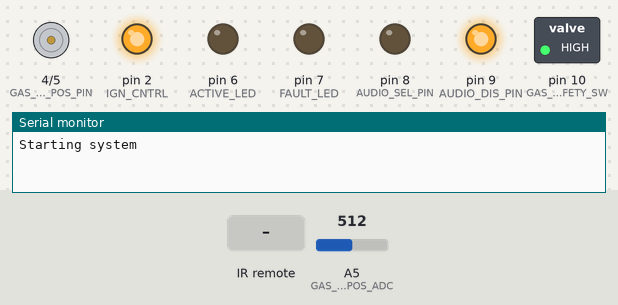
A sketch run on a simulated Arduino Uno, built with avr-gcc and run on an emulated ATmega328P. On the bench: motor-driver pin pairs drawn as motors (green arrow = first pin HIGH = forward, orange = second pin HIGH = backward, longer = more drive), switched loads named in the sketch (green lamp = pin HIGH), output pins drawn as LEDs (lit = HIGH), the last lines printed to the serial monitor. Inputs (shaded band) come from the test bench; at power-on: A5 (GAS_VALVE_POS_ADC) = 512.

Above: at 1.2 s.
1.3 s: infrared code 0xC101E57B received
At 2.5 s:
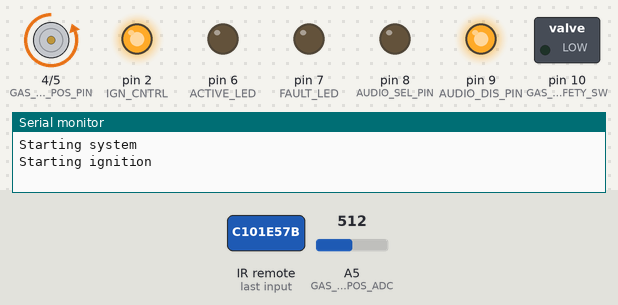
2.8 s: A5 (GAS_VALVE_POS_ADC) set to 367
4.3 s: A5 (GAS_VALVE_POS_ADC) set to 338
At 4.8 s:
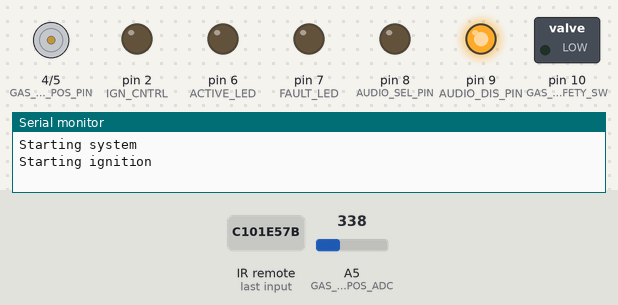
5.8 s: A5 (GAS_VALVE_POS_ADC) set to 511
At 8.3 s:
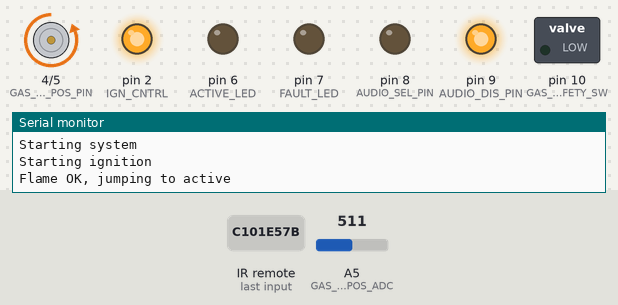
8.8 s: A5 (GAS_VALVE_POS_ADC) set to 491
At 9.4 s:
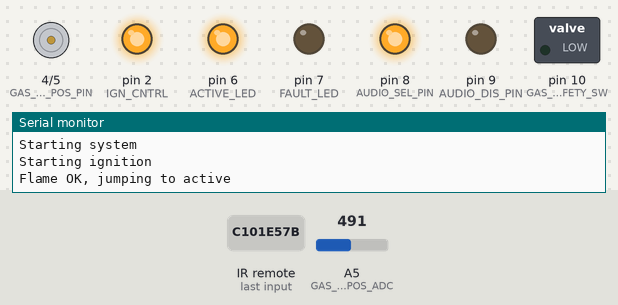
10.3 s: infrared code 0x97483BFB received
At 11.7 s:
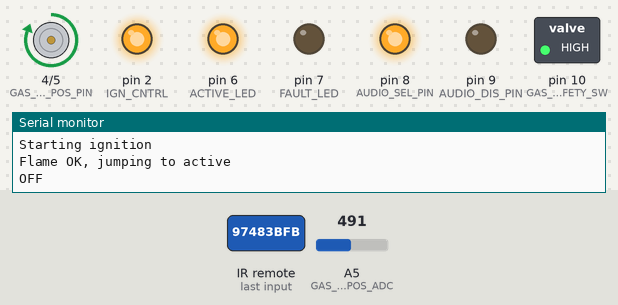
Timing chart, 0 to 12.8 s (numbered marks = the images above; inputs shaded):
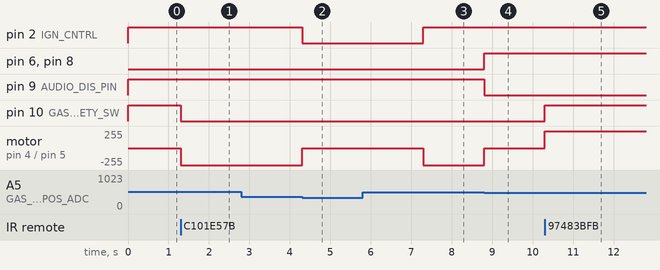

The sketch:

gas_cntrl_main.ino
```cpp
/**
 * Gas burner control software main loop.
 */
//------------------------------------------------
//Includes:
//--------------------------------------------------

#include <IRremote.h> //!< IR control library

//------------------------------------------------
//Defines:
//--------------------------------------------------

//#define AIR_SENSOR_0    0
//#deifne AIR_SENSOR_1    1
#define AIR_Q_THRES     300 //!< air quality sensor's threshold value to detect gas or smoke

//#define FLAME_CH0       2
//#define FLAME_CH1       3
//#define FLAME_CH2       4
#define FLAME_THRES     600  //!< IR flame sensor threshold value to detect that flame is burning

#define IGN_CNTRL       2
#define IGN_TIME        3 //!< ignition spark on time in seconds

int RECV_PIN = 11;  //!< IR remote receiver pin number
#define RC_ON           0xC101E57B  //!< IR command to power on
#define RC_OFF          0x97483BFB  //!< IR command to power off
#define RC_UP           0x511DBB  //!< IR command to increase gas flow
#define RC_DOWN         0xA3C8EDDB  //!< IR command to decrease gas flow

#define GAS_VALVE_POS_PIN   4 //!< gas valve positive direction control pin
#define GAS_VALVE_NEG_PIN   5 //!< gas valve negative direction control pin
#define GAS_VALVE_POS_ADC   5 //!< gas valve position ADC pin
//#define GAS_VALVE_MAX_POS   980 //!< gas valve max position value
#define GAS_VALVE_MAX_POS   350 //!< gas valve max position value
#define GAS_VALVE_OFF_POS   750
#define GAS_VALVE_TYP_POS   500
#define GAS_VALVE_ON        1
#define GAS_VALVE_OFF       0
#define GAS_VALVE_STOP      2
#define FLAME_STEP          20

#define GAS_VALVE_SAFETY_SW 10

#define ACTIVE_LED          6
#define FAULT_LED           7

#define AUDIO_SEL_PIN       8
#define AUDIO_DIS_PIN       9

enum fsm_states {fsm_idle,fsm_active,fsm_fault}; //!< FSM states
fsm_states curr_state = fsm_idle;

enum audio_states {audio_in_sig,alarm_sig,audio_off};

//------------------------------------------------
//Global variables:
//------------------------------------------------

IRrecv irrecv(RECV_PIN);
decode_results results;

unsigned char rc5_prev_toogle = 1;
unsigned char fault_ok_cntr = 0;
int valve_cur_pos = GAS_VALVE_TYP_POS;

//------------------------------------------------
//Functions:
//------------------------------------------------

void audio_cntrl(audio_states nxt_state);
boolean chck_air(unsigned int air_thres);
boolean chck_flame(unsigned int f_thres);
void ignition_spark_cntrl(unsigned int spark_on_dly);
boolean gas_valve_cntrl(unsigned int valve_pos);
void gas_valve_act(unsigned char state);

//-----------------------------------------------
//Setup function:
//-----------------------------------------------

void setup() {
  //Serial port setup for debug during development:
  Serial.begin(9600);

  //Setup ignition spark control pin:
  pinMode(IGN_CNTRL,OUTPUT);
  digitalWrite(IGN_CNTRL,HIGH); //Ignition control is active low

  //Setup RC-5 receiver:
  irrecv.enableIRIn(); // Start the receiver

  //Gas valve control pin setup:
  pinMode(GAS_VALVE_POS_PIN,OUTPUT);
  digitalWrite(GAS_VALVE_POS_PIN,LOW);
  pinMode(GAS_VALVE_NEG_PIN,OUTPUT);
  digitalWrite(GAS_VALVE_NEG_PIN,LOW);

  //Gas valve safety switch:
  pinMode(GAS_VALVE_SAFETY_SW,OUTPUT);
  digitalWrite(GAS_VALVE_SAFETY_SW,HIGH); //control is active low

  pinMode(ACTIVE_LED,OUTPUT);
  digitalWrite(ACTIVE_LED,LOW);
  pinMode(FAULT_LED,OUTPUT);
  digitalWrite(FAULT_LED,LOW);

  pinMode(AUDIO_SEL_PIN,OUTPUT);
  digitalWrite(AUDIO_SEL_PIN,LOW);
  pinMode(AUDIO_DIS_PIN,OUTPUT);
  digitalWrite(AUDIO_DIS_PIN,HIGH);
  Serial.println("Starting system");
}

//-----------------------------------------------
//Main loop function:
//-----------------------------------------------

void loop() {
  switch(curr_state)
  {
    case fsm_idle:                                    //IDLE state
      if (irrecv.decode(&results)) {
        if (results.value == RC_ON) {
          gas_valve_safety_switch(true);
          Serial.println("Starting ignition");
          gas_valve_cntrl(GAS_VALVE_MAX_POS);
          ignition_spark_cntrl(IGN_TIME);
          if (chck_flame(FLAME_THRES)) {
            Serial.println("Flame OK, jumping to active");
            gas_valve_cntrl(GAS_VALVE_TYP_POS);
            curr_state = fsm_active;
            digitalWrite(ACTIVE_LED,HIGH);
            valve_cur_pos = GAS_VALVE_TYP_POS;
            audio_cntrl(audio_in_sig);
          }
          else {
            Serial.println("Flame not OK, jumping to fault");
            gas_valve_safety_switch(false);
            gas_valve_cntrl(GAS_VALVE_OFF_POS);
            curr_state = fsm_fault;
            audio_cntrl(alarm_sig);
          }
        }
        irrecv.resume();
      }

      if (chck_air(AIR_Q_THRES)) {                   //Check air quality
        Serial.println("Jumping to fault");
        gas_valve_safety_switch(false);
        curr_state = fsm_fault;
        audio_cntrl(alarm_sig);
      }

      break;
    case fsm_active:                                //ACTIVE state
      if (irrecv.decode(&results)) {
        if (results.value == RC_OFF) {
          Serial.println("OFF");
          curr_state = fsm_idle;
          gas_valve_safety_switch(false);
          gas_valve_cntrl(GAS_VALVE_OFF_POS);
          audio_cntrl(audio_off);
        }
        else if (results.value == RC_UP) {
          if (valve_cur_pos >= (GAS_VALVE_MAX_POS + FLAME_STEP)) {
            Serial.println("UP");
            Serial.println(valve_cur_pos);
            valve_cur_pos -= FLAME_STEP;
            gas_valve_cntrl(valve_cur_pos);
          }
        }
        else if (results.value == RC_DOWN) {
          if (valve_cur_pos <= (GAS_VALVE_OFF_POS - FLAME_STEP)) {
            Serial.println("DOWN");
            Serial.println(valve_cur_pos);
            valve_cur_pos += FLAME_STEP;
            gas_valve_cntrl(valve_cur_pos);
          }
        }
        irrecv.resume();
      }

      if (chck_air(AIR_Q_THRES)) {                   //Check air quality
        Serial.println("Active fault");
        curr_state = fsm_fault;
        gas_valve_safety_switch(false);
        gas_valve_cntrl(GAS_VALVE_OFF_POS);
        audio_cntrl(alarm_sig);
      }
      break;
    case fsm_fault:                                 //FAULT state
      if (fault_ok_cntr < 60) {
        if (chck_air(AIR_Q_THRES)) {
          fault_ok_cntr = 0;
        }
        else {
          fault_ok_cntr++;
        }
      }
      else {
        Serial.println("Jumping to idle");
        curr_state = fsm_idle;
        audio_cntrl(audio_off);
      }
      digitalWrite(FAULT_LED,HIGH); //For blink of Fault LED, can be optimized
      delay(500);
      digitalWrite(FAULT_LED,LOW);
      delay(500);
      break;
  }
}

//------------------------------------------------
//Check air quality:
//------------------------------------------------

boolean chck_air(unsigned int air_thres)
{
  unsigned int data;
  unsigned int i;

//  for (i=0;i<2;i++)
//  {
//    data = analogRead(i);
//
//    if (data > air_thres)
//    {
//      return true;
//    }
//  }

  return false;
}

//------------------------------------------------
//Check flame detection sensor:
//------------------------------------------------

boolean chck_flame(unsigned int f_thres)
{
  unsigned int data;
  unsigned int i;

//  for (i=2;i<5;i++)
//  {
//    data = analogRead(i);
//
//    if (data > f_thres)
//    {
//      return false;
//    }
//
//    delay(5);
//  }

  return true;
}

//------------------------------------------------
//Control ignition spark:
//------------------------------------------------

void ignition_spark_cntrl(unsigned int spark_on_dly) //delay in seconds
{
  digitalWrite(IGN_CNTRL,LOW); //Start ignition
  delay(spark_on_dly * 1000);
  digitalWrite(IGN_CNTRL,HIGH); //Stop ignition
}

//------------------------------------------------
//Control for gas valve safety switch:
//------------------------------------------------

void gas_valve_safety_switch(bool state)
{
  if (state) {
    digitalWrite(GAS_VALVE_SAFETY_SW,LOW);
  }
  else {
    digitalWrite(GAS_VALVE_SAFETY_SW,HIGH);
  }
}

//------------------------------------------------
//Gas valve control:
//------------------------------------------------

boolean gas_valve_cntrl(unsigned int valve_pos)
{
  unsigned int cur_pos = analogRead(GAS_VALVE_POS_ADC);
  unsigned int prev_pos = 0;
  unsigned char iter = 0;

  if (valve_pos > GAS_VALVE_OFF_POS) {
    while (cur_pos < GAS_VALVE_OFF_POS) {
      gas_valve_act(GAS_VALVE_OFF);
      delay(1);
      cur_pos = analogRead(GAS_VALVE_POS_ADC);
    }
    gas_valve_act(GAS_VALVE_STOP);
  }
  else if (valve_pos < GAS_VALVE_MAX_POS) {
    while (cur_pos > GAS_VALVE_MAX_POS) {
      gas_valve_act(GAS_VALVE_ON);
      delay(1);
      cur_pos = analogRead(GAS_VALVE_POS_ADC);
    }
    gas_valve_act(GAS_VALVE_STOP);
  }
  else {
    if (valve_pos > cur_pos) {
      while(valve_pos > cur_pos) {
        gas_valve_act(GAS_VALVE_OFF);
        delay(1);
        cur_pos = analogRead(GAS_VALVE_POS_ADC);
      }
      gas_valve_act(GAS_VALVE_STOP);
    }
    else if (valve_pos < cur_pos) {
      while(valve_pos < cur_pos) {
        gas_valve_act(GAS_VALVE_ON);
        delay(1);
        cur_pos = analogRead(GAS_VALVE_POS_ADC);
      }
      gas_valve_act(GAS_VALVE_STOP);
    }
  }

  return true;
}

//------------------------------------------------
//Gas valve actuation functions:
//------------------------------------------------

void gas_valve_act(unsigned char state)
{
  if (state == GAS_VALVE_ON) {
    digitalWrite(GAS_VALVE_POS_PIN,LOW);
    digitalWrite(GAS_VALVE_NEG_PIN,HIGH);
  }
  else if (state == GAS_VALVE_OFF) {
    digitalWrite(GAS_VALVE_POS_PIN,HIGH);
    digitalWrite(GAS_VALVE_NEG_PIN,LOW);
  }
  else {
    digitalWrite(GAS_VALVE_POS_PIN,LOW);
    digitalWrite(GAS_VALVE_NEG_PIN,LOW);
  }
}

//------------------------------------------------
//Audio control function:
//------------------------------------------------

void audio_cntrl(audio_states nxt_state)
{
  switch(nxt_state) {
    case audio_in_sig:
      digitalWrite(AUDIO_SEL_PIN,HIGH);
      digitalWrite(AUDIO_DIS_PIN,LOW);
      break;
    case alarm_sig:
      digitalWrite(AUDIO_SEL_PIN,LOW);
      digitalWrite(AUDIO_DIS_PIN,LOW);
      break;
    case audio_off:
      digitalWrite(AUDIO_SEL_PIN,LOW);
      digitalWrite(AUDIO_DIS_PIN,HIGH);
      break;
  }
}

//------------------------------------------------
```

Measured:
- the behaviour switches between 351 and 350 on A5 (GAS_VALVE_POS_ADC) (found by bisection; images 1 and 2)
- the behaviour switches between 501 and 500 on A5 (GAS_VALVE_POS_ADC) (found by bisection; images 3 and 4)
- after the input at 1.3 s, pin 10 (GAS_VALVE_SAFETY_SW): HIGH → LOW at once; motor on pin 4 (GAS_VALVE_POS_PIN) / pin 5 (GAS_VALVE_NEG_PIN): stopped → backward 255/255 at once
- after the input at 2.8 s, every drawn part: stays the same
- after the input at 4.3 s, pin 2 (IGN_CNTRL): HIGH → LOW at once; motor on pin 4 (GAS_VALVE_POS_PIN) / pin 5 (GAS_VALVE_NEG_PIN): backward 255/255 → stopped at once
- after the input at 5.8 s, motor on pin 4 (GAS_VALVE_POS_PIN) / pin 5 (GAS_VALVE_NEG_PIN): stopped → backward 255/255 after 1.5 s
- after the input at 8.8 s, pin 6 (ACTIVE_LED), pin 8 (AUDIO_SEL_PIN): LOW → HIGH at once; pin 9 (AUDIO_DIS_PIN): HIGH → LOW at once; motor on pin 4 (GAS_VALVE_POS_PIN) / pin 5 (GAS_VALVE_NEG_PIN): backward 255/255 → stopped at once
- after the input at 10.3 s, pin 10 (GAS_VALVE_SAFETY_SW): LOW → HIGH at once; motor on pin 4 (GAS_VALVE_POS_PIN) / pin 5 (GAS_VALVE_NEG_PIN): stopped → forward 255/255 at once
